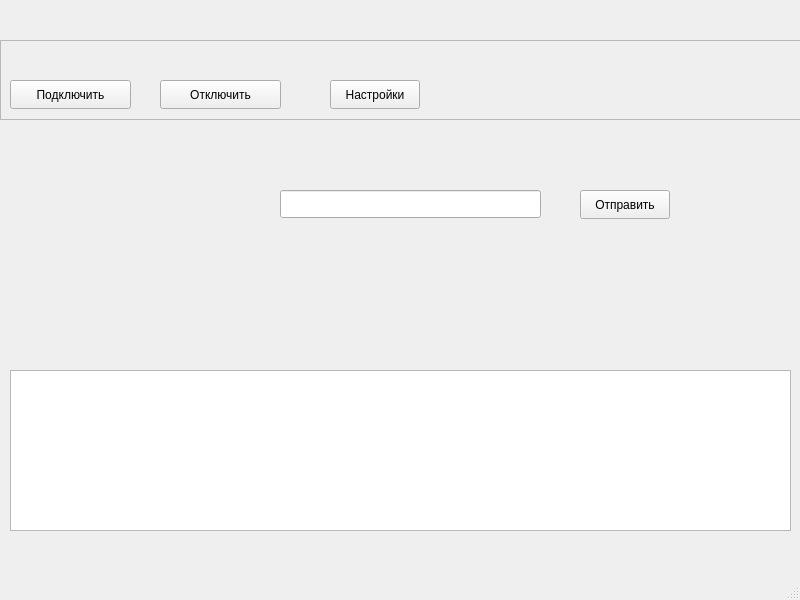
<?xml version="1.0" encoding="UTF-8"?>
<ui version="4.0">
 <class>MainWindow</class>
 <widget class="QMainWindow" name="MainWindow">
  <property name="geometry">
   <rect>
    <x>0</x>
    <y>0</y>
    <width>800</width>
    <height>600</height>
   </rect>
  </property>
  <property name="windowTitle">
   <string>MainWindow</string>
  </property>
  <widget class="QWidget" name="centralwidget">
   <widget class="QFrame" name="frame">
    <property name="geometry">
     <rect>
      <x>0</x>
      <y>40</y>
      <width>801</width>
      <height>80</height>
     </rect>
    </property>
    <property name="frameShape">
     <enum>QFrame::Shape::StyledPanel</enum>
    </property>
    <property name="frameShadow">
     <enum>QFrame::Shadow::Raised</enum>
    </property>
    <widget class="QPushButton" name="connectButton">
     <property name="geometry">
      <rect>
       <x>10</x>
       <y>40</y>
       <width>121</width>
       <height>29</height>
      </rect>
     </property>
     <property name="text">
      <string>Подключить</string>
     </property>
    </widget>
    <widget class="QPushButton" name="disconnectButton">
     <property name="geometry">
      <rect>
       <x>160</x>
       <y>40</y>
       <width>121</width>
       <height>29</height>
      </rect>
     </property>
     <property name="text">
      <string>Отключить</string>
     </property>
    </widget>
    <widget class="QPushButton" name="optionsButton">
     <property name="geometry">
      <rect>
       <x>330</x>
       <y>40</y>
       <width>90</width>
       <height>29</height>
      </rect>
     </property>
     <property name="text">
      <string>Настройки</string>
     </property>
    </widget>
   </widget>
   <widget class="QLineEdit" name="lineEdit">
    <property name="geometry">
     <rect>
      <x>280</x>
      <y>190</y>
      <width>261</width>
      <height>28</height>
     </rect>
    </property>
   </widget>
   <widget class="QPushButton" name="sendButton">
    <property name="geometry">
     <rect>
      <x>580</x>
      <y>190</y>
      <width>90</width>
      <height>29</height>
     </rect>
    </property>
    <property name="text">
     <string>Отправить</string>
    </property>
   </widget>
   <widget class="QTextEdit" name="textEdit">
    <property name="geometry">
     <rect>
      <x>10</x>
      <y>370</y>
      <width>781</width>
      <height>161</height>
     </rect>
    </property>
   </widget>
  </widget>
  <widget class="QMenuBar" name="menubar">
   <property name="geometry">
    <rect>
     <x>0</x>
     <y>0</y>
     <width>800</width>
     <height>25</height>
    </rect>
   </property>
  </widget>
  <widget class="QStatusBar" name="statusbar"/>
 </widget>
 <resources/>
 <connections/>
</ui>
